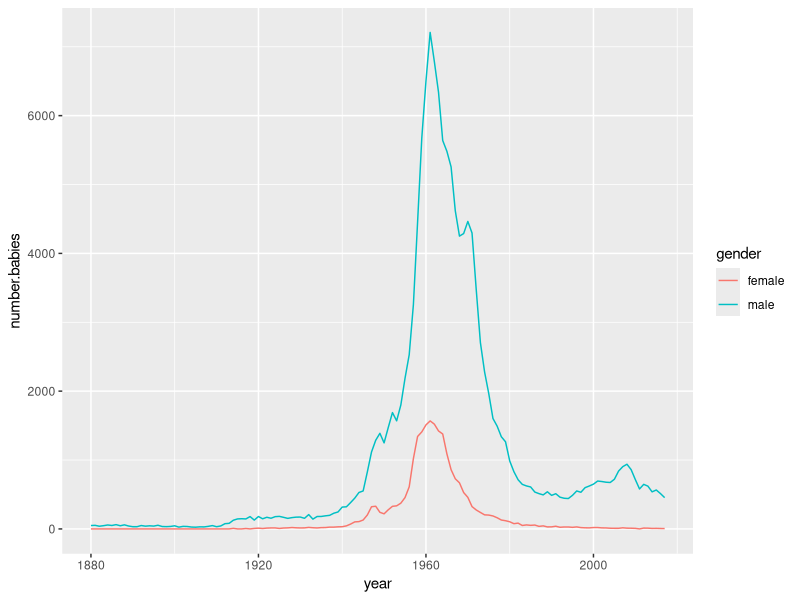
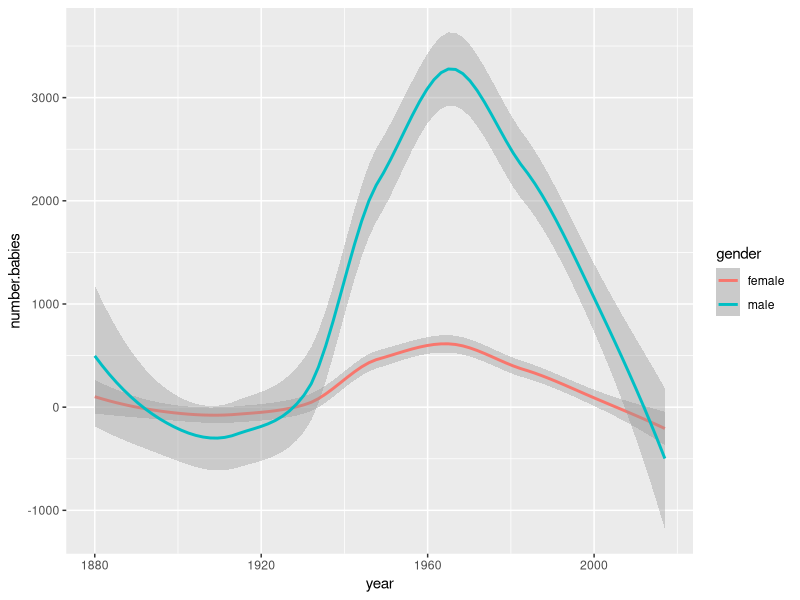
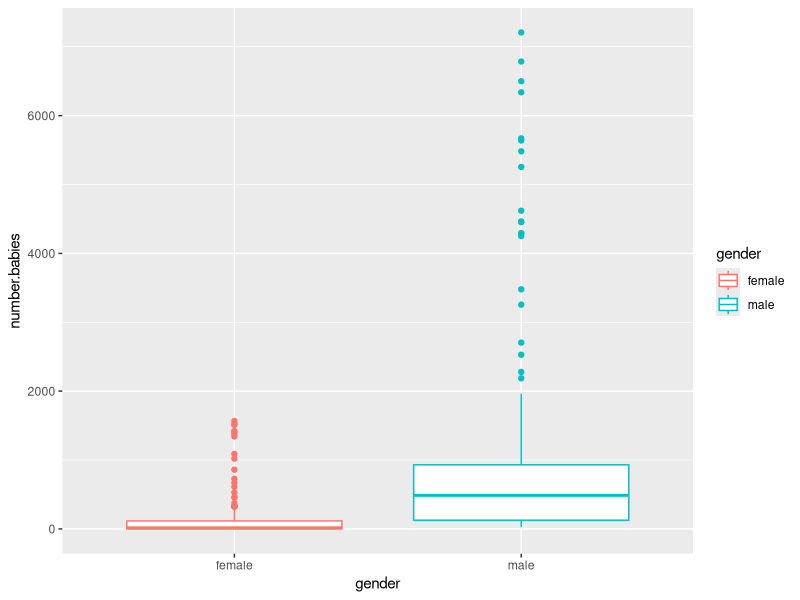

Recreate these plots in R, in order.
# -------------------------------------------
#
# Script for Homework 4: 
# Reformatting data frames and introductory plotting (line and box plots)
# 
# Imports data and makes 3 formatted plots
# 
# Written by Haley Dylewski
#-------------------------------------------------

library(tidyverse)

#-------------------------------------------------

chris_data <- read_csv('data/babe_names.csv')
glimpse(chris_data)

#tidy up data
chris_data_tidy <- chris_data %>%
  pivot_longer(cols = -year, names_to = 'gender', values_to = "number.babies")
  glimpse(chris_data_tidy)


# generate a line plot. 
# format: x_axis = year , y_axis = #babies, different colors for genders
ggplot(data = chris_data_tidy) + 
    geom_line(mapping = aes(x= year, y = number.babies, color = gender))

# generate a smooth/loess line plot
# format: same as previous plot
ggplot(data = chris_data_tidy) + 
  geom_smooth(mapping = aes(x= year, y = number.babies, color = gender))

# generate box plot
# format: x_axis = sex, y-axis = #babies, color coded for gender
ggplot(data = chris_data_tidy) + 
  geom_boxplot(mapping = aes(x= gender, y = number.babies, color = gender))
